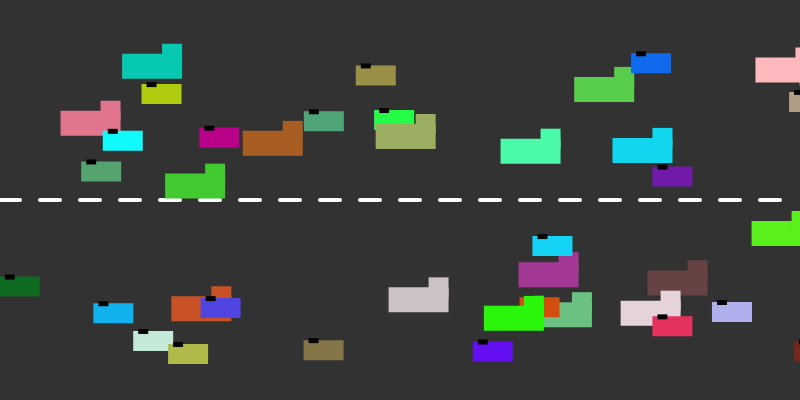
Frame 1 (no input)
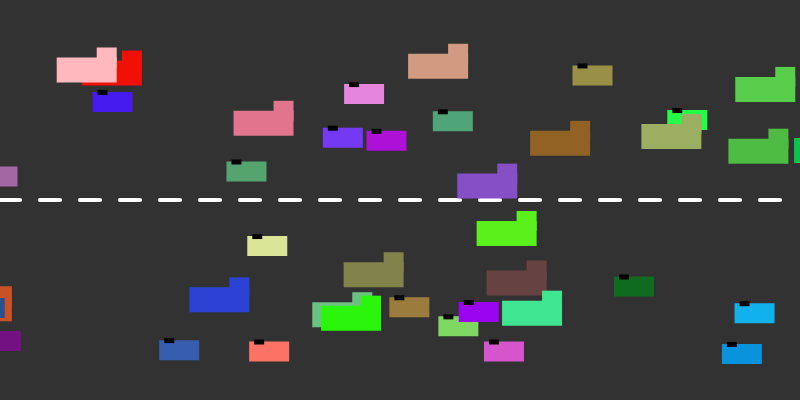
Frame 60 (no input)
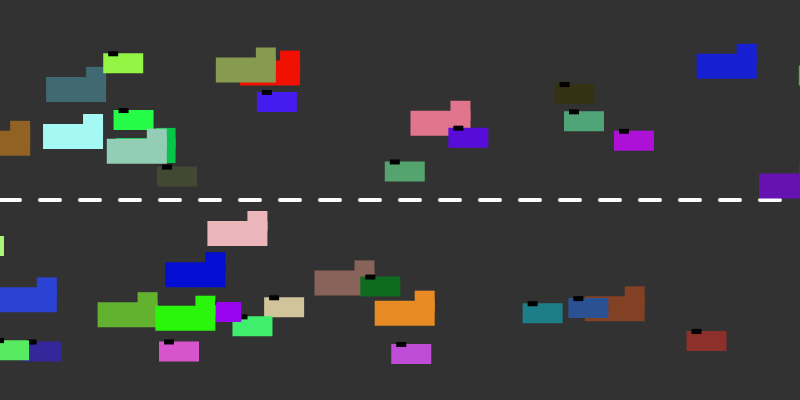
Frame 120 (the mouse pressed at the canvas centre since frame 60)

The p5.js sketch that drew these frames (run headless with seeded random() and noise() and a simulated clock; from frame 60 on, the mouse is pressed at the canvas centre):

// p5.js sketch
// ── sketch.js
let eastbound = [];
let westbound = [];

function setup() {
  createCanvas(800, 400);
  
  // Populate Eastbound Vehicles (Top Lane)
  for (let i = 0; i < 20; i++) {
    eastbound.push(new Vehicle(random(width), random(50, 180), 1));
  }
  
  // Populate Westbound Vehicles (Bottom Lane)
  for (let i = 0; i < 20; i++) {
    westbound.push(new Vehicle(random(width), random(220, 350), 0));
  }
}

function draw() {
  drawRoad();

  // Process Eastbound
  for (let v of eastbound) {
    v.action();
  }

  // Process Westbound
  for (let v of westbound) {
    v.action();
  }
}

function drawRoad() {
  background(50); // Asphalt
  stroke(255);
  strokeWeight(4);
  
  // Dashed white line
  for (let i = 0; i < width; i += 40) {
    line(i, height / 2, i + 20, height / 2);
  }
}

class Vehicle {
  constructor(x, y, direction) {
    this.x = x;
    this.y = y;
    this.direction = direction; // 0 for Left, 1 for Right
    this.type = floor(random(2)); // 0: Car, 1: Truck
    this.c = color(random(255), random(255), random(255));
    
    // Set initial speed based on direction
    this.xSpeed = (this.direction === 1) ? random(2, 5) : random(-5, -2);
  }

  display() {
    noStroke();
    fill(this.c);
    if (this.type === 0) {
      // Draw Car (Simple Rectangle)
      rect(this.x, this.y, 40, 20);
      fill(0); rect(this.x + 5, this.y - 2, 10, 5); // Wheels
    } else {
      // Draw Truck (Two Rectangles)
      rect(this.x, this.y, 60, 25);
      rect(this.x + 40, this.y - 10, 20, 20); // Cab
    }
  }

  move() {
    this.x += this.xSpeed;

    // Wrap around logic
    if (this.x > width) this.x = -60;
    if (this.x < -60) this.x = width;
  }

  speedUp() {
    if (this.direction === 1 && this.xSpeed < 15) {
      this.xSpeed += 0.2;
    } else if (this.direction === 0 && this.xSpeed > -15) {
      this.xSpeed -= 0.2;
    }
  }

  speedDown() {
    if (this.direction === 1 && this.xSpeed > 0.5) {
      this.xSpeed -= 0.2;
    } else if (this.direction === 0 && this.xSpeed < -0.5) {
      this.xSpeed += 0.2;
    }
  }

  changeColor() {
    this.c = color(random(255), random(255), random(255));
  }

  action() {
    this.move();
    
    // 1% chances (0.01)
    if (random(1) < 0.01) this.speedUp();
    if (random(1) < 0.01) this.speedDown();
    if (random(1) < 0.01) this.changeColor();
    
    this.display();
  }
}
